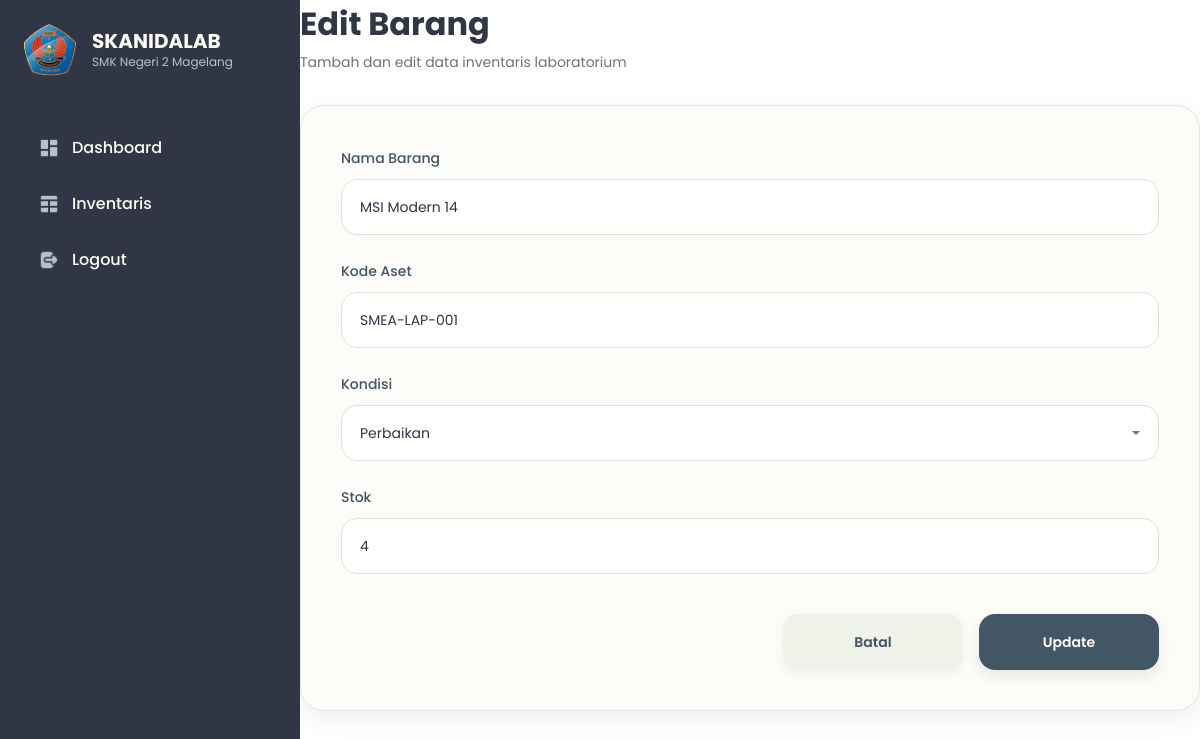
/views/form.php?id=3, run on the app's committed database.
### tables this page shows
CREATE TABLE IF NOT EXISTS `inventaris` (
  `id_barang` int NOT NULL AUTO_INCREMENT,
  `nama_barang` varchar(100) NOT NULL,
  `kode_aset` varchar(50) DEFAULT NULL,
  `kondisi` enum('Baik','Rusak','Perbaikan') DEFAULT 'Baik',
  `stok` int DEFAULT NULL,
  `tgl_update` timestamp NULL DEFAULT CURRENT_TIMESTAMP ON UPDATE CURRENT_TIMESTAMP,
  PRIMARY KEY (`id_barang`),
  UNIQUE KEY `kode_aset` (`kode_aset`)
);

### views/form.php (the view, shortened to what this page needs)
<?php
require_once __DIR__ . '/../config/koneksi.php';
$edit = false;
$dataEdit = null;
if (isset($_GET['id'])) {
    $id = (int) $_GET['id'];
    $queryEdit = mysqli_query(
        $conn,
        "SELECT * FROM inventaris WHERE id_barang = '$id'"
    );
    $dataEdit = mysqli_fetch_assoc($queryEdit);
    if ($dataEdit) {
        $edit = true;
    }
}
?>
<!DOCTYPE html>
<html lang="en">
<head>
    <link href="https://cdn.jsdelivr.net/npm/bootstrap@5.3.7/dist/css/bootstrap.min.css" rel="stylesheet">
</head>
<body>
    <div class="container-fluid">
        <div class="row g-0">
            <?php include __DIR__ . '/layouts/sidebar.php'; ?>
            <main class="col-md-9 main-content">
                <div>
                    <div class="page-title">
                        <?= $edit ? 'Edit Barang' : 'Form Barang' ?>
                    </div>
                    <div class="page-subtitle">
                        Tambah dan edit data inventaris laboratorium
                    </div>
                </div>
                <div class="form-card">
                    <form action="../modules/proses_barang.php" method="POST" autocomplete="off">
                        <div class="mb-4">
                            <label class="form-label">Nama Barang</label>
                            <input
                                type="text"
                                name="nama_barang"
                                class="form-control-custom"
                                placeholder="Masukkan nama barang"
                                autocomplete="off"
                                required
                                value="<?= $edit ? htmlspecialchars($dataEdit['nama_barang']) : '' ?>">
                        </div>
                        <div class="mb-4">
                            <label class="form-label">Kode Aset</label>
                            <input
                                type="text"
                                name="kode_aset"
                                class="form-control-custom"
                                placeholder="Masukkan kode aset"
                                autocomplete="off"
                                required
                                value="<?= $edit ? htmlspecialchars($dataEdit['kode_aset']) : '' ?>">
                        </div>
                        <div class="mb-4">
                            <label class="form-label">Kondisi</label>
                            <div class="custom-select-wrapper">
                                <button
                                    class="custom-select-btn dropdown-toggle"
                                    type="button"
                                    data-bs-toggle="dropdown">
                                    <span id="selectedText">
                                        <?= $edit ? htmlspecialchars($dataEdit['kondisi']) : 'Pilih kondisi barang' ?>
                                    </span>
                                </button>
                            </div>
                        </div>
                        <div class="mb-4">
                            <label class="form-label">Stok</label>
                            <input
                                type="number"
                                name="stok"
                                class="form-control-custom"
                                placeholder="Masukkan stok"
                                autocomplete="off"
                                required
                                value="<?= $edit ? $dataEdit['stok'] : '' ?>">
                        </div>
                        <div class="d-flex gap-3 justify-content-end flex-column flex-md-row button-group">
                            <a href="inventaris.php" class="btn btn-custom btn-cancel">Batal</a>
                            <button
                                type="submit"
                                name="<?= $edit ? 'edit' : 'tambah' ?>"
                                class="btn btn-custom btn-save">
                                <?= $edit ? 'Update' : 'Simpan' ?>
                            </button>
                        </div>
                    </form>
                </div>
            </main>
        </div>
    </div>
</body>
</html>

### assets/css/styles.css (style rules this page uses)
* { margin: 0; padding: 0; box-sizing: border-box; }
body { font-family: 'Poppins', sans-serif; background: #f5f6fa; overflow-x: hidden; width: 100%; min-height: 100vh; color: #313647; }
.container-fluid { padding: 0; }
.row { margin: 0; }
.main-content { min-height: 100vh; background: #ffffff; }
.page-title { font-size: 32px; font-weight: 700; color: #313647; line-height: 48px; margin-bottom: 4px; }
.page-subtitle { font-size: 14px; color: #6B7280; margin-bottom: 32px; }
.form-card { width: 928px; max-width: 100%; background: #FCFCF9; border: 1px solid #E4E7DE; border-radius: 24px; padding: 40px; box-shadow: 0 8px 24px rgba(49, 54, 71, 0.08); margin-top: 32px; }
.form-label { font-size: 14px; font-weight: 500; color: #435663; margin-bottom: 10px; }
.form-control-custom { width: 848px; max-width: 100%; height: 56px; border: 1px solid #DDE3D2; border-radius: 16px; background: #FFFFFF; padding: 0 18px; font-size: 14px; color: #313647; transition: border-color 0.25s ease, box-shadow 0.25s ease; }
.form-control-custom::placeholder { color: #9CA3AF; }
.custom-select-wrapper { width: 848px; max-width: 100%; position: relative; }
.custom-select-btn { width: 100%; height: 56px; border: 1px solid #DDE3D2; border-radius: 16px; background: #FFFFFF; padding: 0 18px; font-size: 14px; font-weight: 400; color: #313647; display: flex; align-items: center; justify-content: space-between; transition: border-color 0.25s ease, box-shadow 0.25s ease; }
.custom-select-btn::after { margin-left: auto; border-top: 0.35em solid #6B7280; border-right: 0.35em solid transparent; border-left: 0.35em solid transparent; transition: 0.25s ease; }
.button-group { margin-top: 40px; }
.btn-custom { width: 180px; height: 56px; border: none; border-radius: 16px; font-size: 14px; font-weight: 600; display: flex; align-items: center; justify-content: center; text-decoration: none; transition: background 0.25s ease, transform 0.25s ease, box-shadow 0.25s ease; }
.btn-cancel { background: #EEF2E8; color: #435663; box-shadow: 0 4px 12px rgba(49, 54, 71, 0.06); }
.btn-save { background: #435663; color: #FFFFFF; box-shadow: 0 6px 14px rgba(49, 54, 71, 0.10); }

### data on the page
inventaris: nama_barang "MSI Modern 14", kode_aset "SMEA-LAP-001", kondisi "Perbaikan", stok "4"
